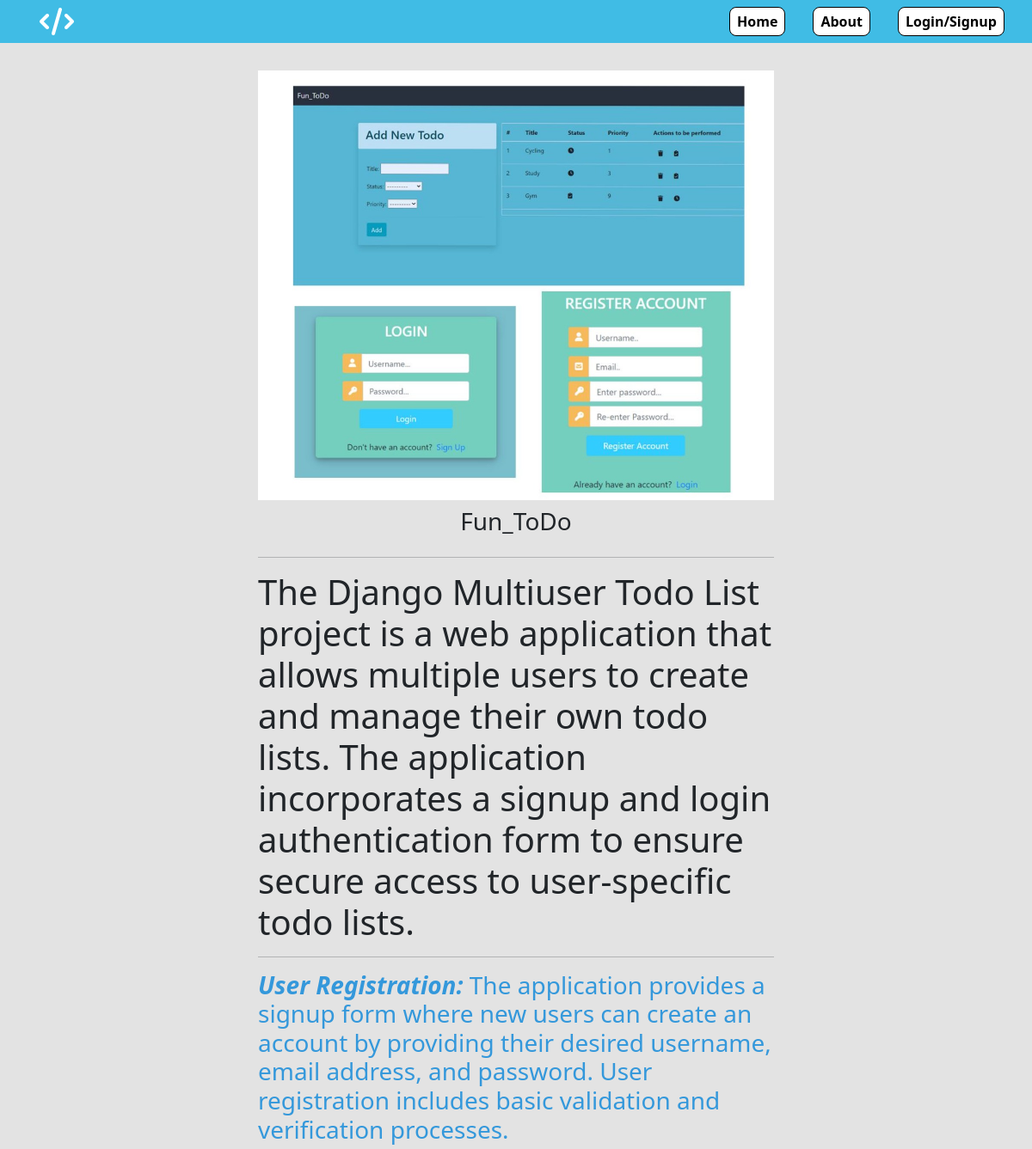
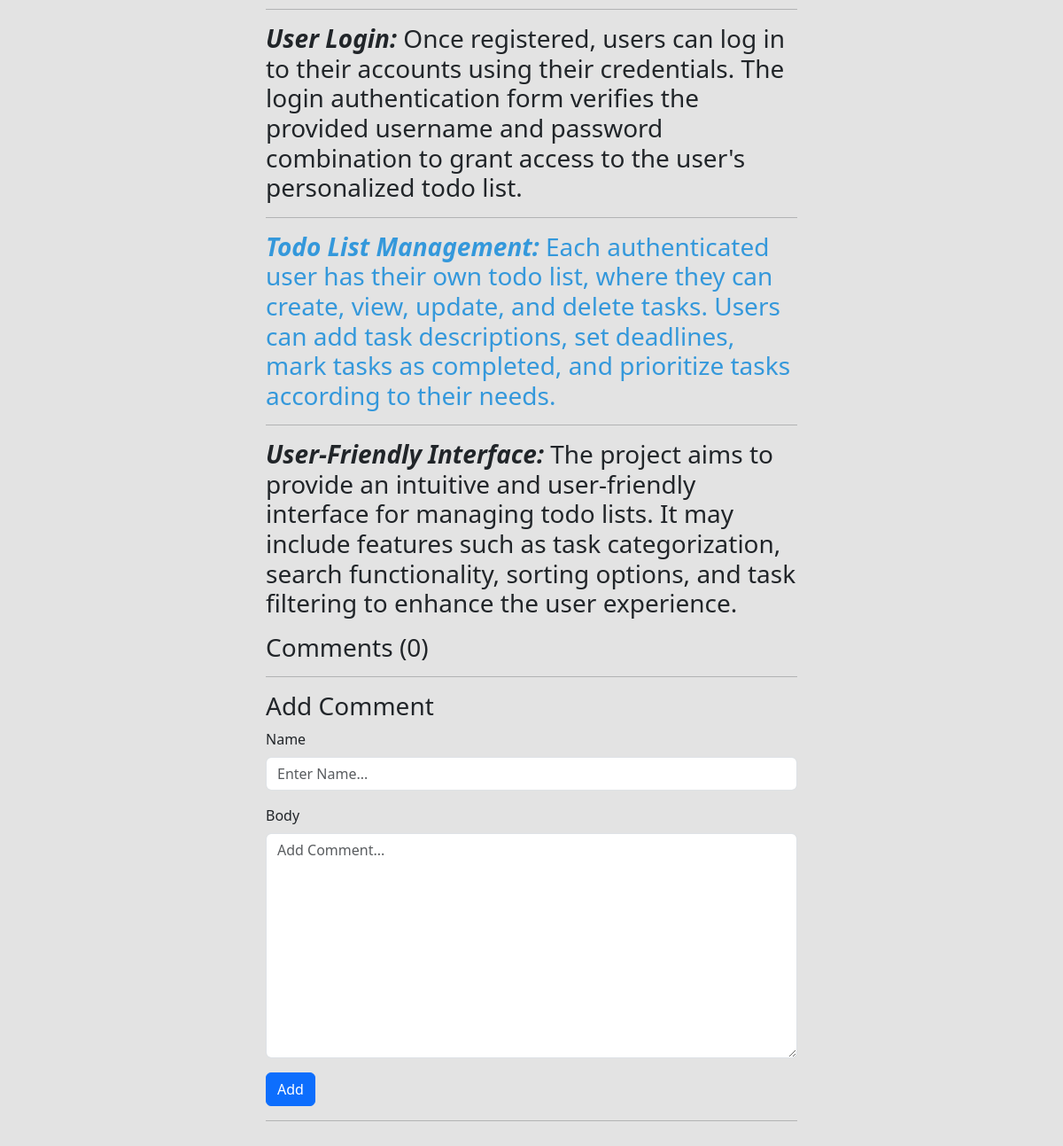
The app's page /project/27baee7f-3380-476c-9455-2b524de31454/ with its own data (2 pictures, top to bottom).
### core/models.py (models this page shows, shortened)
class Project(models.Model):
    title = models.CharField(max_length=200)
    thumbnail = models.ImageField(null=True)
    body = RichTextUploadingField()
    slug = models.SlugField(null=True,blank=True)
    created = models.DateTimeField(auto_now_add=True)
    id = models.UUIDField(default=uuid.uuid4,unique=True,primary_key=True,editable=False)

### core/views.py (the view, shortened to what this page needs)
# urls.py: path('project/<str:pk>/',views.projectPage,name="project"),
def projectPage(request,pk):
    project = Project.objects.get(id=pk)
    count = project.comment_set.count
    comments = project.comment_set.all().order_by('-created')
    form = CommentForm()
    context = {
        "project" : project,
        "count" : count,
        "comments" : comments,
        "form" : form,
        "navbar" : "project",
    }
    return render(request,'core/project.html',context)

### core/forms.py
class CommentForm(ModelForm):
    class Meta:
        model = Comment
        fields = '__all__'
        exclude = ['project']
    def __init__(self,*args,**kwargs):
        super(CommentForm,self).__init__(*args,**kwargs)
        self.fields['name'].widget.attrs.update(
            {'class' : 'form-control','placeholder' : 'Enter Name...'}
        )
        self.fields['body'].widget.attrs.update(
            {'class' : 'form-control','placeholder' : 'Add Comment...'}
        )

### core/templates/core/project.html (shortened to what this page needs)
{% extends 'core/main.html' %}
{% block content %}
<div class="container">
    <div class="project-container">
        <div class="project-img">
            <img class="project-image" src="{{project.thumbnail.url}}" alt="">
        </div>
        <div class="project-title"><h3>{{project.title}}</h3></div>
        <hr>
        <p>{{project.body | safe}}</p>
        <div class="comments-container">
            <h3>Comments ({{count}})</h3>
            <hr>
            <h3>Add Comment</h3>
            <form action="." method="POST">
                {% for field in form %}
                    <div class="mb-3">
                        <label for="{{field.label}}" class="form-label">{{field.label}}</label>
                        {{field}}
                    </div>
                {% endfor %}
                <input class="btn btn-primary" type="submit" value="Add">
            </form>
            <hr>
        </div>
    </div>
</div>
{% endblock content %}

### static/styles/main.css (style rules this page uses)
* { padding: 0; margin: 0; box-sizing: border-box; text-decoration: none; list-style: none; box-sizing: border-box; }
body { background-color: #e3e3e3; }
.project-container { max-width : 800px; margin : 0 auto; margin-top : 2em; margin-bottom : 2em; }
.project-img { display: flex; justify-content: center; align-items: center; margin-bottom: 8px; }
.project-title { display: flex; justify-content: center; align-items: center; }
.project-image { max-width: 55vw; }
@media screen and (min-device-width:768px) and (max-device-width:1024px) { .project-container { max-width: 600px; } }
@media screen and (min-device-width:768px) and (max-device-width:1024px) { .project-image { max-width: 600px; } }

### records on screen
Project: thumbnail (picture), title "Fun_ToDo", body "The Django Multiuser Todo List project is a web application that allows multiple users to create and manage their own todo lists. The application incorporates a signup and login authentication form to ensure secure access to user-specific todo lists. User Registration: The application provides a signup form where new users can create an account by providing their desired username, email address, and password. User registration includes basic validation and verification processes. User Login: Once registered, users can log in to their accounts using their credentials. The login authentication form verifies the provided username and password combination to grant access to the user's…", id "0"

### other values on screen
{{ field.label }} "Name" "Body"
